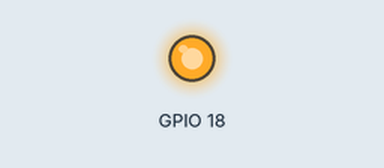
Recording of a program running on a simulated Raspberry Pi (BCM pin numbers). Shown: output pins drawn as LEDs (lit = HIGH).

Above: at 1.5 s.
At 4.5 s:
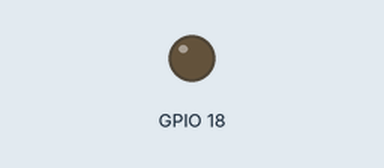
Timing chart, 0 to 7.8 s (numbered marks = the images above):
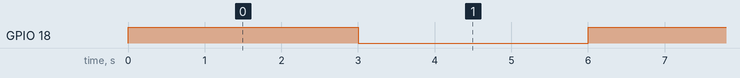

The program:

Raspberry_LED.py
```python
import RPi.GPIO as GPIO
import time
GPIO.setmode(GPIO.BCM)
GPIO.setup(18,GPIO.OUT)
while(1):
	GPIO.output(18, GPIO.HIGH)
	time.sleep(3)
	GPIO.output(18, GPIO.LOW)
	time.sleep(3)
GPIO.cleanup()
```

Measured:
- by itself, GPIO 18: alternates HIGH for 3.0 s and LOW for 3.0 s
